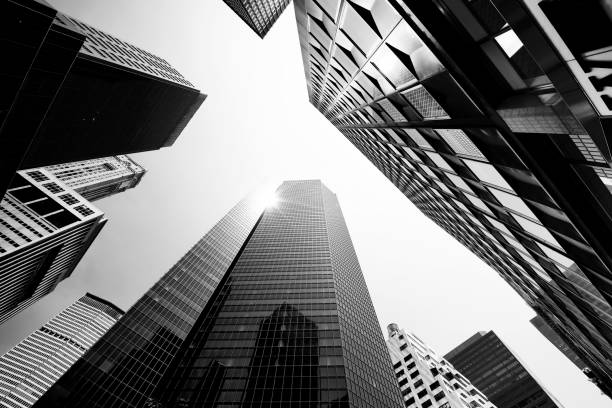
#> input picture vjezba3/city.jpg, 612 x 408 px
$ python zadatak4.py
#> lines starting #> are read from the running program, lines starting #| are printed output that depends on the picture
# Za monokromatsku sliku po želi primijenite usrednjavanje običnim i gaussovim filterom. Pritom mijenjajte vrijednost veličine jezgre i primijetite što se događa.

import numpy as np
import cv2 as cv
from os.path import dirname

cv.namedWindow('Gauss filter', cv.WINDOW_FREERATIO)

img = cv.imread(cv.samples.findFile(dirname(__file__) + "/city.jpg"), 0)
#> img is the input picture: shape (408, 612); min 0, max 255, mean 115.8

blurred = np.hstack([
    cv.blur(img, (3, 3), cv.BORDER_REPLICATE),
    cv.blur(img, (5, 5), cv.BORDER_REPLICATE),
    cv.blur(img, (11, 11), cv.BORDER_REPLICATE)
])
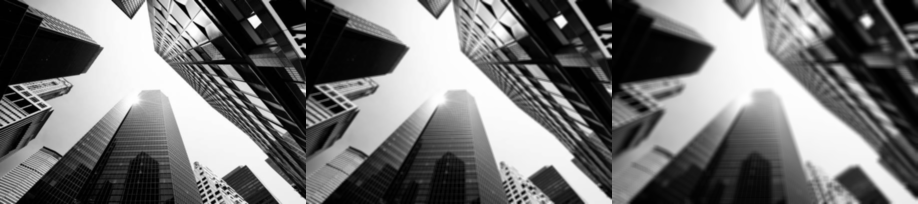
#> blurred: shape (408, 1836) (shown at 1/2 size); min 0, max 255, mean 115.8

cv.imshow('Gauss filter', blurred)
cv.waitKey()
